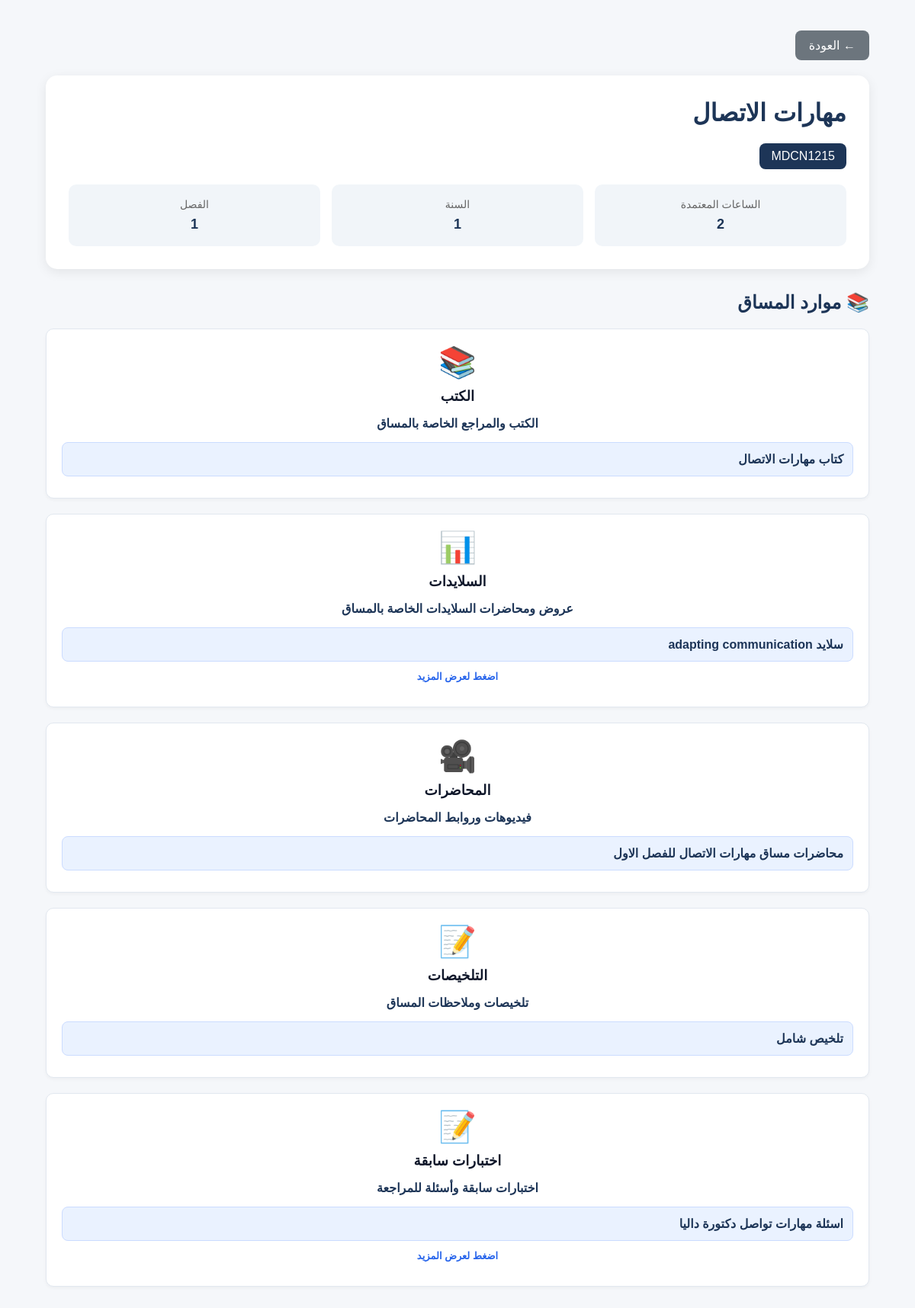
The page /course/1 on the database its author committed.
### tables this page shows
CREATE TABLE courses (
            id INTEGER PRIMARY KEY AUTOINCREMENT,
            name TEXT NOT NULL,
            code TEXT,
            hours INTEGER,
            year INTEGER,
            semester INTEGER,
            major_id INTEGER,
            FOREIGN KEY (major_id) REFERENCES majors (id)
        );

CREATE TABLE course_resources (
            id INTEGER PRIMARY KEY AUTOINCREMENT,
            course_id INTEGER NOT NULL,
            resource_type TEXT NOT NULL,
            title TEXT,
            url TEXT,
            file_path TEXT,
            description TEXT,
            FOREIGN KEY (course_id) REFERENCES courses(id)
        );

### app.py (the view, shortened to what this page needs)
@app.route('/course/<int:course_id>')
def course_details(course_id):
    conn = get_db_connection()
    course = conn.execute(
        '''
        SELECT
            courses.*,
            majors.university_id
        FROM courses
        JOIN majors
            ON courses.major_id = majors.id
        WHERE courses.id = ?
        ''',
        (course_id,)
    ).fetchone()
    if course is None:
        conn.close()
        return "المساق غير موجود", 404
    if course['code']:
        resources = conn.execute(
            '''
            SELECT course_resources.*
            FROM course_resources
            JOIN courses
                ON course_resources.course_id = courses.id
            JOIN majors
                ON courses.major_id = majors.id
            WHERE majors.university_id = ?
              AND courses.code = ?
            ORDER BY course_resources.id ASC
            ''',
            (
                course['university_id'],
                course['code']
            )
        ).fetchall()
    conn.close()
    return render_template(
        'course_details.html',
        course=course,
        resources=resources
    )

### app.py (called while the page is built)
def get_db_connection():
    conn = sqlite3.connect('final.db')
    conn.row_factory = sqlite3.Row
    return conn

### templates/course_details.html (shortened to what this page needs)
<!DOCTYPE html>
<html lang="ar" dir="rtl">
<head>
</head>
<body>
<div class="container">
    <a href="javascript:history.back()" class="back-btn">
        ← العودة
    </a>
    <div class="course-header">
        <h1>
            {{ course.name }}
        </h1>
        <span class="course-code">
            {{ course.code }}
        </span>
        <div class="course-info">
            <div class="info-box">
                <span class="label">
                    الساعات المعتمدة
                </span>
                <span class="value">
                    {{ course.hours }}
                </span>
            </div>
            <div class="info-box">
                <span class="label">
                    السنة
                </span>
                <span class="value">
                    {{ course.year }}
                </span>
            </div>
            <div class="info-box">
                <span class="label">
                    الفصل
                </span>
                <span class="value">
                    {{ course.semester }}
                </span>
            </div>
        </div>
    </div>
    <h2 class="resources-title">
        📚 موارد المساق
    </h2>
    <div class="resources-grid">
        <div class="resource-card">
            <div class="resource-icon">
                📚
            </div>
            <h3>
                الكتب
            </h3>
            <p>
                الكتب والمراجع الخاصة بالمساق
            </p>
            {% set books = resources
                | selectattr('resource_type', 'equalto', 'book')
                | list
            %}
            {% if books %}
                <div class="resource-list">
                    {% for resource in books %}
                        <div class="resource-item {% if loop.index > 1 %}extra-resource books-extra{% endif %}">
                            {% if resource.url %}
                                <a href="{{ resource.url }}" target="_blank">
                                    {{ resource.title or 'فتح الكتاب' }}
                                </a>
                            {% elif resource.file_path %}
                                <a href="{{ resource.file_path }}" target="_blank">
                                    {{ resource.title or 'فتح الكتاب' }}
                                </a>
                            {% else %}
                                {{ resource.title or 'كتاب' }}
                            {% endif %}
                        </div>
                    {% endfor %}
                </div>
            {% else %}
                <div class="empty-resource">
                    لا يوجد كتب مضافة حالياً
                </div>
            {% endif %}
        </div>
        <div class="resource-card">
            <div class="resource-icon">
                📊
            </div>
            <h3>
                السلايدات
            </h3>
            <p>
                عروض ومحاضرات السلايدات الخاصة بالمساق
            </p>
            {% set slides = resources
                | selectattr('resource_type', 'equalto', 'slides')
                | list
            %}
            {% if slides %}
                <div class="resource-list">
                    {% for resource in slides %}
                        <div class="resource-item {% if loop.index > 1 %}extra-resource slides-extra{% endif %}">
                            {% if resource.url %}
                                <a href="{{ resource.url }}" target="_blank">
                                    {{ resource.title or 'فتح السلايدات' }}
                                </a>
                            {% elif resource.file_path %}
                                <a href="{{ resource.file_path }}" target="_blank">
                                    {{ resource.title or 'فتح السلايدات' }}
                                </a>
                            {% else %}
                                {{ resource.title or 'سلايدات' }}
                            {% endif %}
                        </div>
                    {% endfor %}
                    {% if slides|length > 1 %}
                        <div class="more-resources"
                             onclick="toggleResources('slides-extra', this)">
                            اضغط لعرض المزيد
                        </div>
                    {% endif %}
                </div>
            {% else %}
                <div class="empty-resource">
                    لا يوجد سلايدات مضافة حالياً
                </div>
            {% endif %}
        </div>
        <div class="resource-card">
            <div class="resource-icon">
                🎥
            </div>
            <h3>
                المحاضرات
            </h3>
            <p>
                فيديوهات وروابط المحاضرات
            </p>
            {% set lectures = resources
                | selectattr('resource_type', 'equalto', 'lecture')
                | list
            %}
            {% if lectures %}
                <div class="resource-list">
                    {% for resource in lectures %}
                        <div class="resource-item {% if loop.index > 1 %}extra-resource lectures-extra{% endif %}">
                            {% if resource.url %}
                                <a href="{{ resource.url }}" target="_blank">
                                    {{ resource.title or 'مشاهدة المحاضرة' }}
                                </a>
                            {% elif resource.file_path %}
                                <a href="{{ resource.file_path }}" target="_blank">
                                    {{ resource.title or 'مشاهدة المحاضرة' }}
                                </a>
                            {% else %}
                                {{ resource.title or 'محاضرة' }}
                            {% endif %}
                        </div>
                    {% endfor %}
                </div>
            {% else %}
                <div class="empty-resource">
                    لا يوجد محاضرات مضافة حالياً
                </div>
            {% endif %}
        </div>
        <div class="resource-card">
            <div class="resource-icon">
                📝
            </div>
            <h3>
                التلخيصات
            </h3>
            <p>
                تلخيصات وملاحظات المساق
            </p>
            {% set summaries = resources
                | selectattr('resource_type', 'equalto', 'summary')
                | list
            %}
            {% if summaries %}
                <div class="resource-list">
                    {% for resource in summaries %}
                        <div class="resource-item {% if loop.index > 1 %}extra-resource summaries-extra{% endif %}">
                            {% if resource.url %}
                                <a href="{{ resource.url }}" target="_blank">
                                    {{ resource.title or 'فتح التلخيص' }}
                                </a>
                            {% elif resource.file_path %}
                                <a href="{{ resource.file_path }}" target="_blank">
                                    {{ resource.title or 'فتح التلخيص' }}
                                </a>
                            {% else %}
                                {{ resource.title or 'تلخيص' }}
                            {% endif %}
                        </div>
                    {% endfor %}
                </div>
            {% else %}
                <div class="empty-resource">
                    لا يوجد تلخيصات مضافة حالياً
                </div>
            {% endif %}
        </div>
        <div class="resource-card">
            <div class="resource-icon">
                📝
            </div>
            <h3>
                اختبارات سابقة
            </h3>
            <p>
                اختبارات سابقة وأسئلة للمراجعة
            </p>
            {% set exams = resources
                | selectattr('resource_type', 'equalto', 'exam')
                | list
            %}
            {% if exams %}
                <div class="resource-list">
                    {% for resource in exams %}
                        <div class="resource-item {% if loop.index > 1 %}extra-resource exams-extra{% endif %}">
                            {% if resource.url %}
                                <a href="{{ resource.url }}" target="_blank">
                                    {{ resource.title or 'فتح الاختبار' }}
                                </a>
                            {% elif resource.file_path %}
                                <a href="{{ resource.file_path }}" target="_blank">
                                    {{ resource.title or 'فتح الاختبار' }}
                                </a>
                            {% else %}
                                {{ resource.title or 'اختبار سابق' }}
                            {% endif %}
                        </div>
                    {% endfor %}
                    {% if exams|length > 1 %}
                        <div class="more-resources"
                             onclick="toggleResources('exams-extra', this)">
                            اضغط لعرض المزيد
                        </div>
                    {% endif %}
                </div>
            {% else %}
                <div class="empty-resource">
                    لا يوجد اختبارات سابقة مضافة حالياً
                </div>
            {% endif %}
        </div>
    </div>
</div>
</body>
</html>

### templates/course_details.html (style rules this page uses)
* { box-sizing: border-box; }
body { margin: 0; font-family: Arial, Tahoma, sans-serif; background: #f5f7fa; color: #222; }
.container { width: 90%; max-width: 1100px; margin: 40px auto; }
.back-btn { display: inline-block; margin-bottom: 20px; padding: 10px 18px; background: #6c757d; color: white; text-decoration: none; border-radius: 8px; }
.course-header { background: white; padding: 30px; border-radius: 15px; box-shadow: 0 4px 15px rgba(0, 0, 0, 0.08); margin-bottom: 25px; }
.course-header h1 { margin-top: 0; color: #1d3557; font-size: 32px; }
.course-code { display: inline-block; background: #1d3557; color: white; padding: 8px 15px; border-radius: 8px; margin-bottom: 20px; }
.course-info { display: grid; grid-template-columns: repeat(3, 1fr); gap: 15px; }
.info-box { background: #f1f5f9; padding: 18px; border-radius: 10px; text-align: center; }
.info-box .label { display: block; color: #666; margin-bottom: 8px; font-size: 14px; }
.info-box .value { font-size: 18px; font-weight: bold; color: #1d3557; }
.resources-title { margin: 30px 0 20px; color: #1d3557; }
.resources-grid { display: flex; flex-direction: column; gap: 20px; }
.resource-card { background: white; border: 1px solid #e2e8f0; border-radius: 10px; padding: 20px; box-shadow: 0 2px 4px rgba(0, 0, 0, 0.04); text-align: center; width: 100%; }
.resource-icon { font-size: 40px; margin-bottom: 10px; }
.resource-card h3 { color: #0f172a; font-size: 1.15rem; margin: 10px 0 15px; }
.resource-card p { color: #1d3557; margin: 8px 0 15px; min-height: 0; font-weight: 600; }
.resource-list { margin-top: 10px; text-align: right; }
.resource-item { background: #eaf2ff; padding: 12px; margin-bottom: 8px; border-radius: 8px; border: 1px solid #cbdcff; }
.resource-item a { color: #1d3557; text-decoration: none; font-weight: bold; }
.more-resources { display: block; width: fit-content; margin: 6px auto 8px; padding: 4px 12px; background: transparent; color: #2563eb; border: none; text-align: center; font-size: 13px; font-weight: 600; cursor: pointer; }

### rows shown on the page
courses: name "مهارات الاتصال", code "MDCN1215", hours "2", year "1", semester "1"
course_resources: title "كتاب مهارات الاتصال"
course_resources: title "سلايد adapting communication"
course_resources: title "محاضرات مساق مهارات الاتصال للفصل الاول"
course_resources: title "تلخيص شامل"
course_resources: title "اسئلة مهارات تواصل دكتورة داليا"
